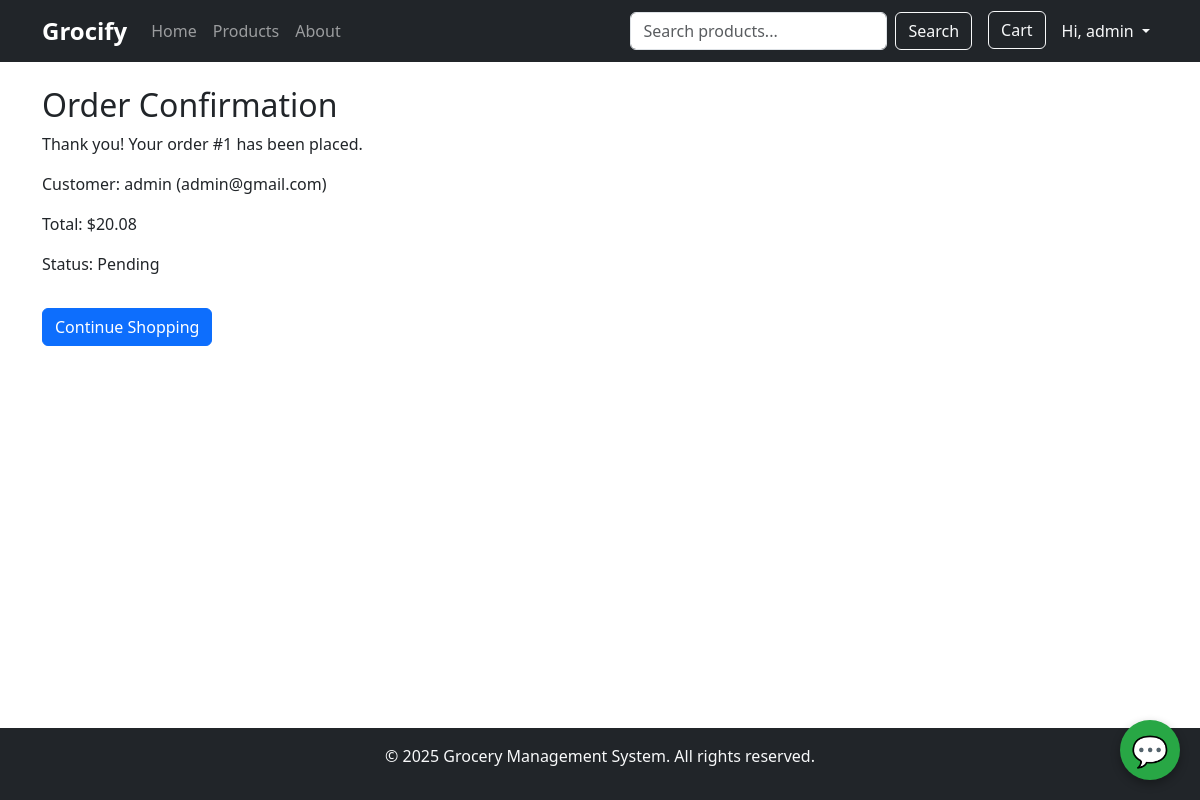
The app's page /order/1/confirmation/ (signed in) with its own data.
### grocery_app/models.py (models this page shows, shortened)
class Order(models.Model):
    STATUS_CHOICES = [
        ('pending', 'Pending'),
        ('processing', 'Processing'),
        ('completed', 'Completed'),
        ('cancelled', 'Cancelled'),
    ]
    customer_name = models.CharField(max_length=200)
    customer_email = models.EmailField()
    order_date = models.DateTimeField(auto_now_add=True)
    status = models.CharField(max_length=20, choices=STATUS_CHOICES, default='pending')
    total_amount = models.DecimalField(max_digits=10, decimal_places=2, default=Decimal('0.00'), validators=[MinValueValidator(Decimal('0.00'))])
    class Meta:
        ordering = ['-order_date']

### grocery_app/views.py (the view)
# urls.py: path('order/<int:order_id>/confirmation/', views.order_confirmation, name='order_confirmation'),
@login_required
def order_confirmation(request, order_id):
    order = get_object_or_404(Order, id=order_id)
    context = {
        'order': order,
        'title': f'Order #{order.id} Confirmation'
    }
    return render(request, 'grocery_app/order_confirmation.html', context)

### grocery_app/templates/grocery_app/order_confirmation.html (shortened to what this page needs)
{% extends 'grocery_app/base.html' %}
{% block content %}
<h2>Order Confirmation</h2>
<p>Thank you! Your order #{{ order.id }} has been placed.</p>
<p>Customer: {{ order.customer_name }} ({{ order.customer_email }})</p>
<p>Total: ${{ order.total_amount|floatformat:2 }}</p>
<p>Status: {{ order.get_status_display }}</p>
<a href="{% url 'grocery_app:product_list' %}" class="btn btn-primary mt-3">Continue Shopping</a>
{% endblock %}

### grocery_app/templates/grocery_app/base.html (shortened to what this page needs)
<!DOCTYPE html>
<html lang="en">
<head>
      {% load static %}
     <link rel="stylesheet" href="{% static 'grocery_app/css/chatbot.css' %}">
    <link href="https://cdn.jsdelivr.net/npm/bootstrap@5.3.0/dist/css/bootstrap.min.css" rel="stylesheet">
    {% load static %}
    <link rel="stylesheet" href="{% static 'grocery_app/css/style.css' %}">
</head>
<body>
    <nav class="navbar navbar-expand-lg navbar-dark bg-dark">
        <div class="container">
            <a class="navbar-brand" href="{% url 'grocery_app:home' %}">Grocify </a>
            <div class="collapse navbar-collapse" id="navbarNav">
                <ul class="navbar-nav me-auto">
                    <li class="nav-item">
                        <a class="nav-link" href="{% url 'grocery_app:home' %}">Home</a>
                    </li>
                    <li class="nav-item">
                        <a class="nav-link" href="{% url 'grocery_app:product_list' %}">Products</a>
                    </li>
                    <li class="nav-item">
                        <a class="nav-link" href="{% url 'grocery_app:about' %}">About</a>
                    </li>
                </ul>
                <form class="d-flex me-3" action="{% url 'grocery_app:product_list' %}" method="get">
                    <input class="form-control me-2" type="search" name="search" placeholder="Search products...">
                    <button class="btn btn-outline-light" type="submit">Search</button>
                </form>
                <ul class="navbar-nav">
                    <li class="nav-item me-2">
                        <a class="btn btn-outline-light" href="{% url 'grocery_app:view_cart' %}">Cart</a>
                    </li>
                    {% if user.is_authenticated %}
                    <li class="nav-item dropdown">
                        <a class="nav-link dropdown-toggle text-light" href="#" role="button" data-bs-toggle="dropdown" aria-expanded="false">
                            Hi, {{ user.username }}
                        </a>
                    </li>
                    {% else %}
                    <li class="nav-item">
                        <a class="nav-link text-light" href="{% url 'login' %}">Login</a>
                    </li>
                    {% endif %}
                </ul>
            </div>
        </div>
    </nav>
    <main class="container mt-4">
        {% block content %}
        {% endblock %}
    </main>
    <footer class="bg-dark text-light mt-5 py-3">
        <div class="container text-center">
            <p>&copy; 2025 Grocery Management System. All rights reserved.</p>
        </div>
    </footer>
    {% include "grocery_app/chatbot.html" %}
</body>
</html>

### grocery_app/static/grocery_app/css/style.css (style rules this page uses)
body { font-family: 'Segoe UI', Tahoma, Geneva, Verdana, sans-serif; min-height: 100vh; display: flex; flex-direction: column; }
main { flex: 1; }
.navbar-brand { font-size: 1.5rem; font-weight: bold; }
footer { margin-top: auto; padding: 1rem 0; }

### records on screen
Order: id "1", customer_name "admin", customer_email "admin@gmail.com", total_amount "20.08", status "Pending"

### other values on screen
{{ user.username }} "admin"
